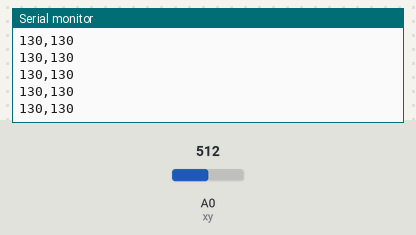
Recording of a sketch running on a simulated ESP8266 (NodeMCU). Parts: the last lines printed to the serial monitor. Inputs (shaded band) come from the test bench; at power-on: A0 (xy) = 512. No radio packets arrive unless stated.

Above: at 1.2 s.
1.3 s: A0 (xy) set to 716
At 2.4 s:
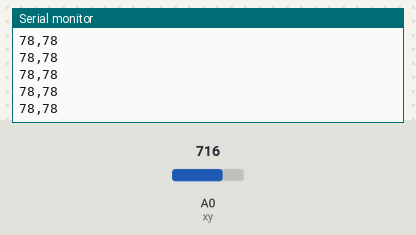
2.8 s: A0 (xy) set to 900
At 3.4 s:
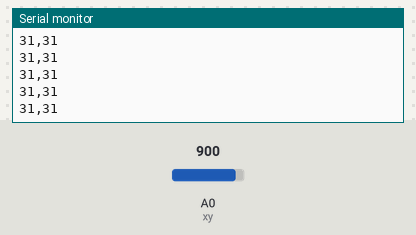
Timing chart, 0 to 5.8 s (numbered marks = the images above; inputs shaded):
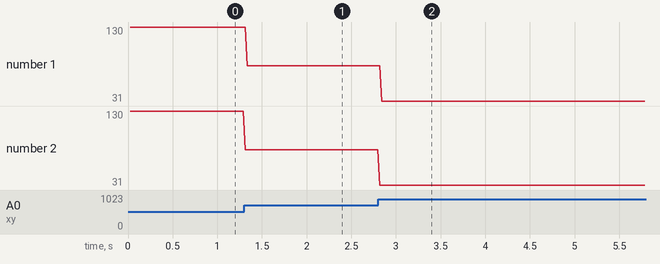

Measured:
- after the input at 1.3 s, the serial monitor: prints a new line at once (image 1)
- after the input at 2.8 s, the serial monitor: prints a new line at once (image 2)
- plotted number 1: 130 → 78 after the input at 1.3 s, 78 → 31 after the input at 2.8 s
- plotted number 2: 130 → 78 after the input at 1.3 s, 78 → 31 after the input at 2.8 s

The sketch:

CONTROLRC1.2.ino
```cpp
#include <nRF24L01.h>
#include <printf.h>
#include <RF24.h>
#include <RF24_config.h>

#define xy A0
#define outx D8
#define outy D0

int datosx, datosy;
String X, Y;

struct MyData{
  int datox;
  int datoy;
};

MyData data;

const uint64_t pipeOut = 0xE8E8F0F0E1LL;
RF24 radio(D1,D2); //NRF24L01 (CE, CSN);

void setup() {
  // put your setup code here, to run once:
  Serial.begin(115200);

  pinMode(outx, OUTPUT);
  pinMode(outy, OUTPUT);

  radio.begin();
  radio.setAutoAck(false);
  radio.setDataRate(RF24_250KBPS);

  radio.openWritingPipe(pipeOut);
  resetData();
}

void loop() {
  // put your main code here, to run repeatedly:
  digitalWrite(outx, HIGH);
  data.datox = mapJoystickValues(analogRead(xy), 0, 525, 1023, true);
  digitalWrite(outx, LOW);
  delay(10);
  digitalWrite(outy, HIGH);
  data.datoy = mapJoystickValues(analogRead(xy), 0, 525, 1023, true);
  digitalWrite(outy, LOW);
  delay(10);

  radio.write(&data, sizeof(MyData));
  X = String (data.datox);
  Y = String (data.datoy);
  Serial.println(X + "," + Y);
}

int mapJoystickValues(int val, int lower, int middle, int upper, bool reverse){
  val = constrain(val, lower, upper);
  if(val < middle){
    val = map(val, lower, middle, 0, 128);
  }else{
    val = map(val, middle, upper, 128, 255);
  }
  return (reverse ? 255 - val: val);
}

void resetData(){
  data.datox = 127;
  data.datoy = 127;
}
```
